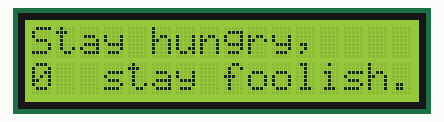
This sketch was run on a simulated Arduino Uno, built with avr-gcc and run on an emulated ATmega328P. On the bench: 16×2 character LCD.

Above: at 0.1 s.
At 4.1 s:
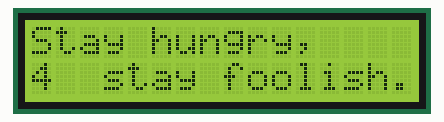
At 9.1 s:
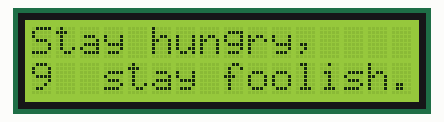
At 19.1 s:
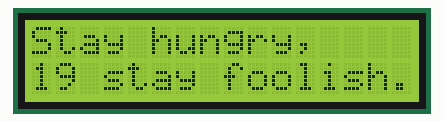
At 29.1 s:
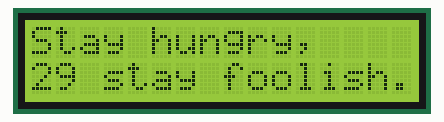
At 39.1 s:
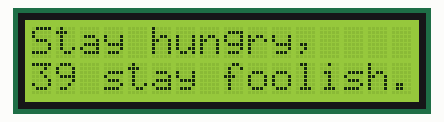

Measured:
- what the display in image 1 shows lasts 1.0 s, from 4.0 s to 5.0 s

The sketch:

sketch_8_1.ino
```cpp
#include <LiquidCrystal_I2C.h>

LiquidCrystal_I2C lcd(0x27, 16, 2);

void setup() {
  // put your setup code here, to run once:
  lcd.init();
  lcd.backlight();
  lcd.clear();
  lcd.print("Stay hungry,");
  lcd.setCursor(3,1);
  lcd.print("stay foolish.");
}

void loop() {
  // put your main code here, to run repeatedly:
  lcd.setCursor(0,1);
  lcd.print(millis()/1000);
}
```
